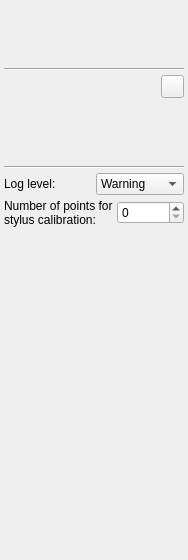
<?xml version="1.0" encoding="UTF-8"?>
<ui version="4.0">
 <class>ConfigurationToolbox</class>
 <widget class="QWidget" name="ConfigurationToolbox">
  <property name="geometry">
   <rect>
    <x>0</x>
    <y>0</y>
    <width>188</width>
    <height>560</height>
   </rect>
  </property>
  <property name="minimumSize">
   <size>
    <width>188</width>
    <height>560</height>
   </size>
  </property>
  <property name="maximumSize">
   <size>
    <width>188</width>
    <height>16777215</height>
   </size>
  </property>
  <property name="windowTitle">
   <string>Configuration</string>
  </property>
  <layout class="QGridLayout" name="gridLayout">
   <property name="margin">
    <number>4</number>
   </property>
   <property name="spacing">
    <number>4</number>
   </property>
   <item row="0" column="0">
    <widget class="QWidget" name="deviceSetSelectionWidget" native="true">
     <property name="minimumSize">
      <size>
       <width>0</width>
       <height>48</height>
      </size>
     </property>
    </widget>
   </item>
   <item row="1" column="0">
    <spacer name="verticalSpacer_9">
     <property name="orientation">
      <enum>Qt::Vertical</enum>
     </property>
     <property name="sizeType">
      <enum>QSizePolicy::Fixed</enum>
     </property>
     <property name="sizeHint" stdset="0">
      <size>
       <width>158</width>
       <height>12</height>
      </size>
     </property>
    </spacer>
   </item>
   <item row="2" column="0">
    <widget class="Line" name="line">
     <property name="orientation">
      <enum>Qt::Horizontal</enum>
     </property>
    </widget>
   </item>
   <item row="3" column="0">
    <layout class="QHBoxLayout" name="horizontalLayout">
     <property name="spacing">
      <number>4</number>
     </property>
     <item>
      <spacer name="horizontalSpacer">
       <property name="orientation">
        <enum>Qt::Horizontal</enum>
       </property>
       <property name="sizeHint" stdset="0">
        <size>
         <width>40</width>
         <height>20</height>
        </size>
       </property>
      </spacer>
     </item>
     <item>
      <widget class="QPushButton" name="pushButton_PopOut">
       <property name="minimumSize">
        <size>
         <width>23</width>
         <height>23</height>
        </size>
       </property>
       <property name="maximumSize">
        <size>
         <width>23</width>
         <height>23</height>
        </size>
       </property>
       <property name="text">
        <string/>
       </property>
       <property name="icon">
        <iconset resource="../../CommonWidgets/CommonWidgets.qrc">
         <normaloff>:/icons/Resources/icon_PopOut.png</normaloff>:/icons/Resources/icon_PopOut.png</iconset>
       </property>
       <property name="checkable">
        <bool>true</bool>
       </property>
      </widget>
     </item>
    </layout>
   </item>
   <item row="4" column="0">
    <widget class="QWidget" name="toolStateDisplayWidget" native="true">
     <property name="minimumSize">
      <size>
       <width>0</width>
       <height>48</height>
      </size>
     </property>
    </widget>
   </item>
   <item row="10" column="0">
    <spacer name="verticalSpacer">
     <property name="orientation">
      <enum>Qt::Vertical</enum>
     </property>
     <property name="sizeHint" stdset="0">
      <size>
       <width>20</width>
       <height>497</height>
      </size>
     </property>
    </spacer>
   </item>
   <item row="8" column="0">
    <layout class="QHBoxLayout" name="horizontalLayout_2">
     <item>
      <widget class="QLabel" name="labelLogLevel">
       <property name="sizePolicy">
        <sizepolicy hsizetype="Preferred" vsizetype="Preferred">
         <horstretch>0</horstretch>
         <verstretch>0</verstretch>
        </sizepolicy>
       </property>
       <property name="text">
        <string>Log level:</string>
       </property>
      </widget>
     </item>
     <item>
      <widget class="QComboBox" name="comboBox_LogLevel">
       <property name="sizePolicy">
        <sizepolicy hsizetype="Preferred" vsizetype="Fixed">
         <horstretch>0</horstretch>
         <verstretch>0</verstretch>
        </sizepolicy>
       </property>
       <property name="currentIndex">
        <number>1</number>
       </property>
       <item>
        <property name="text">
         <string>Error</string>
        </property>
       </item>
       <item>
        <property name="text">
         <string>Warning</string>
        </property>
       </item>
       <item>
        <property name="text">
         <string>Info</string>
        </property>
       </item>
       <item>
        <property name="text">
         <string>Debug</string>
        </property>
       </item>
       <item>
        <property name="text">
         <string>Trace</string>
        </property>
       </item>
      </widget>
     </item>
    </layout>
   </item>
   <item row="9" column="0">
    <layout class="QHBoxLayout" name="horizontalLayout_3">
     <item>
      <widget class="QLabel" name="labelNumberOfStylusCalibrationPoints">
       <property name="text">
        <string>Number of points for stylus calibration:</string>
       </property>
       <property name="wordWrap">
        <bool>true</bool>
       </property>
      </widget>
     </item>
     <item>
      <widget class="QSpinBox" name="spinBox_NumberOfStylusCalibrationPoints">
       <property name="maximum">
        <number>2000</number>
       </property>
       <property name="singleStep">
        <number>50</number>
       </property>
       <property name="value">
        <number>0</number>
       </property>
      </widget>
     </item>
    </layout>
   </item>
   <item row="6" column="0">
    <widget class="Line" name="line_2">
     <property name="orientation">
      <enum>Qt::Horizontal</enum>
     </property>
    </widget>
   </item>
   <item row="5" column="0">
    <spacer name="verticalSpacer_2">
     <property name="orientation">
      <enum>Qt::Vertical</enum>
     </property>
     <property name="sizeType">
      <enum>QSizePolicy::Fixed</enum>
     </property>
     <property name="sizeHint" stdset="0">
      <size>
       <width>20</width>
       <height>12</height>
      </size>
     </property>
    </spacer>
   </item>
  </layout>
 </widget>
 <resources>
  <include location="../../CommonWidgets/CommonWidgets.qrc"/>
 </resources>
 <connections/>
</ui>
